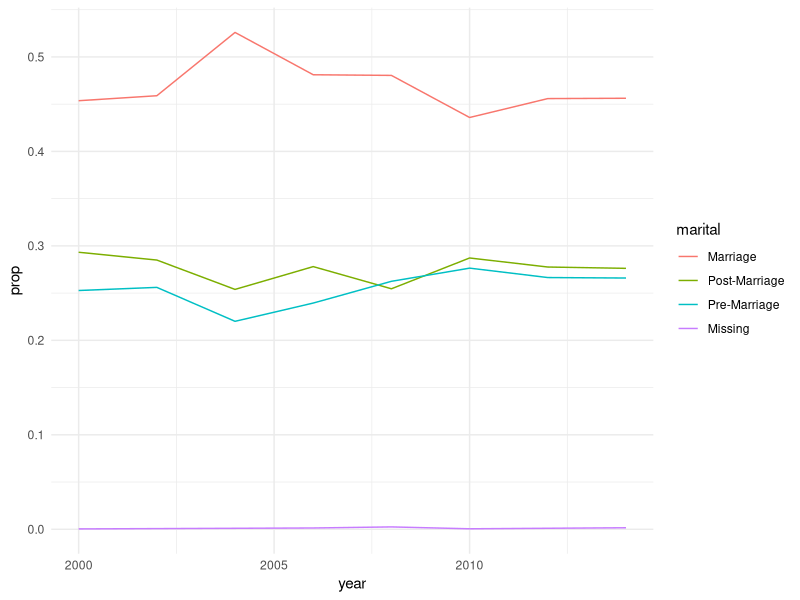

R code for this plot:
## ---- chunk 1
knitr::opts_chunk$set(echo = TRUE, comment = NA, fig.align = "center", out.width = "50%", warning = FALSE, message = FALSE)

library(tidyverse)
library(knitr)
library(forcats)
library(ggplot2)
library(lubridate)

data("gss_cat")
data("lakers")

theme_set(theme_minimal())
## ---- chunk 2
marital_gss_cat = gss_cat %>% mutate(
  marital = fct_collapse(marital,
                         "Pre-Marriage" = c("Never married"),
                         "Marriage" = c("Married"),
                         "Post-Marriage" = c("Separated", "Divorced", "Widowed"),
                         "Missing" = c("No answer")
                         )
  ) 

knitr::kable(marital_gss_cat %>% 
  count(marital))
## ---- chunk 3
year_marital_counts = marital_gss_cat %>%
  count(year, marital)

prop_marital_status = year_marital_counts %>%
  group_by(year) %>%
  mutate(prop = n / sum(n))
## ---- chunk 4
ordered_prop_marital = prop_marital_status %>%
  mutate(marital = fct_reorder2(marital, year, prop))
## ---- chunk 5
ggplot(ordered_prop_marital, 
       aes(x = year, y = prop, color = marital)) +
  geom_line()
## ---- chunk 6
lakers %>%
  mutate(date_bad = as_date(date)) %>%
  select(date, date_bad) %>%
  head(n = 6) %>% knitr::kable()
## ---- chunk 7
lakers %>%
  mutate(date_str = as.character(date),
         date_good = ymd(date_str)) %>%
  select(date, date_str, date_good) %>%
  head(n = 6) %>% knitr::kable()
